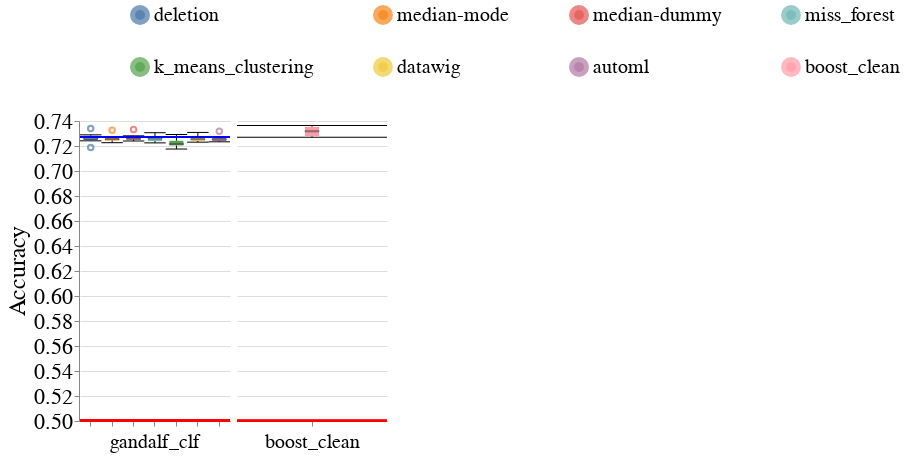

The cell this chart's notebook holds for it:
### Markdown cell above
### Overall Metrics

### Code cell
create_box_plots_for_diff_imputers_and_models(dataset_name=DATASET_NAME,
                                              metric_name='accuracy',
                                              db_client=db_client)

### Figure 1 — Vega-Lite specification as saved in the notebook (floating-point values rounded to 4 significant figures)
{"config": {"view": {"continuousWidth": 400, "continuousHeight": 300, "stroke": null}, "axis": {"labelFontSize": 22, "labelFontWeight": "normal", "titleFontSize": 24, "titleFontWeight": "normal"}, "facet": {"spacing": 5}, "header": {"labelFontSize": 20, "labelOrient": "bottom", "labelPadding": 5, "titleFontSize": 24}, "legend": {"columns": 4, "direction": "horizontal", "labelFontSize": 20, "labelLimit": 400, "orient": "top", "symbolOffset": 50, "symbolStrokeWidth": 10, "titleAnchor": "middle", "titleFontSize": 22, "titleLimit": 300}, "title": {"fontSize": 24}}, "data": {"name": "data-528163ddb25bdb7947feda4a0929ac95"}, "facet": {"column": {"field": "Model_Name", "sort": ["dt_clf", "lr_clf", "lgbm_clf", "rf_clf", "mlp_clf"], "title": null, "type": "nominal"}}, "spec": {"layer": [{"mark": {"type": "boxplot", "median": {"stroke": "black", "strokeWidth": 0.7}, "ticks": true}, "encoding": {"color": {"field": "Null_Imputer_Name", "sort": ["deletion", "median-mode", "median-dummy", "miss_forest", "k_means_clustering", "datawig", "automl", "boost_clean"], "title": null, "type": "nominal"}, "x": {"axis": {"labels": false}, "field": "Null_Imputer_Name", "sort": ["deletion", "median-mode", "median-dummy", "miss_forest", "k_means_clustering", "datawig", "automl", "boost_clean"], "title": null, "type": "nominal"}, "y": {"field": "Metric_Value", "scale": {"zero": false}, "title": "Accuracy", "type": "quantitative"}}}, {"mark": "rule", "encoding": {"color": {"value": "blue"}, "size": {"value": 2}, "y": {"field": "Baseline_Median", "type": "quantitative"}}}, {"mark": "rule", "encoding": {"color": {"value": "red"}, "size": {"value": 2}, "y": {"field": "Base_Rate", "type": "quantitative"}}}], "width": 150}, "resolve": {"scale": {"x": "independent"}}, "$schema": "https://vega.github.io/schema/vega-lite/v4.17.0.json", "datasets": {"data-528163ddb25bdb7947feda4a0929ac95": [{"Dataset_Name": "heart", "Null_Imputer_Name": "deletion", "Evaluation_Scenario": "mixed_exp", "Virny_Random_State": 400, "Model_Name": "gandalf_clf", "Subgroup": "overall", "Metric": "Accuracy", "Metric_Value": 0.7289, "Test_Set_Index": 0, "Baseline_Median": 0.7271, "Base_Rate": 0.5003}, {"Dataset_Name": "heart", "Null_Imputer_Name": "datawig", "Evaluation_Scenario": "mixed_exp", "Virny_Random_State": 500, "Model_Name": "gandalf_clf", "Subgroup": "overall", "Metric": "Accuracy", "Metric_Value": 0.7309, "Test_Set_Index": 0, "Baseline_Median": 0.7271, "Base_Rate": 0.5003}, {"Dataset_Name": "heart", "Null_Imputer_Name": "deletion", "Evaluation_Scenario": "mixed_exp", "Virny_Random_State": 100, "Model_Name": "gandalf_clf", "Subgroup": "overall", "Metric": "Accuracy", "Metric_Value": 0.7241, "Test_Set_Index": 0, "Baseline_Median": 0.7271, "Base_Rate": 0.5003}, {"Dataset_Name": "heart", "Null_Imputer_Name": "datawig", "Evaluation_Scenario": "mixed_exp", "Virny_Random_State": 300, "Model_Name": "gandalf_clf", "Subgroup": "overall", "Metric": "Accuracy", "Metric_Value": 0.7258, "Test_Set_Index": 0, "Baseline_Median": 0.7271, "Base_Rate": 0.5003}, {"Dataset_Name": "heart", "Null_Imputer_Name": "datawig", "Evaluation_Scenario": "mixed_exp", "Virny_Random_State": 200, "Model_Name": "gandalf_clf", "Subgroup": "overall", "Metric": "Accuracy", "Metric_Value": 0.7272, "Test_Set_Index": 0, "Baseline_Median": 0.7271, "Base_Rate": 0.5003}, {"Dataset_Name": "heart", "Null_Imputer_Name": "datawig", "Evaluation_Scenario": "mixed_exp", "Virny_Random_State": 400, "Model_Name": "gandalf_clf", "Subgroup": "overall", "Metric": "Accuracy", "Metric_Value": 0.7251, "Test_Set_Index": 0, "Baseline_Median": 0.7271, "Base_Rate": 0.5003}, {"Dataset_Name": "heart", "Null_Imputer_Name": "datawig", "Evaluation_Scenario": "mixed_exp", "Virny_Random_State": 100, "Model_Name": "gandalf_clf", "Subgroup": "overall", "Metric": "Accuracy", "Metric_Value": 0.7231, "Test_Set_Index": 0, "Baseline_Median": 0.7271, "Base_Rate": 0.5003}, {"Dataset_Name": "heart", "Null_Imputer_Name": "deletion", "Evaluation_Scenario": "mixed_exp", "Virny_Random_State": 500, "Model_Name": "gandalf_clf", "Subgroup": "overall", "Metric": "Accuracy", "Metric_Value": 0.734, "Test_Set_Index": 0, "Baseline_Median": 0.7271, "Base_Rate": 0.5003}, {"Dataset_Name": "heart", "Null_Imputer_Name": "k_means_clustering", "Evaluation_Scenario": "mixed_exp", "Virny_Random_State": 200, "Model_Name": "gandalf_clf", "Subgroup": "overall", "Metric": "Accuracy", "Metric_Value": 0.725, "Test_Set_Index": 0, "Baseline_Median": 0.7271, "Base_Rate": 0.5003}, {"Dataset_Name": "heart", "Null_Imputer_Name": "automl", "Evaluation_Scenario": "mixed_exp", "Virny_Random_State": 200, "Model_Name": "gandalf_clf", "Subgroup": "overall", "Metric": "Accuracy", "Metric_Value": 0.7271, "Test_Set_Index": 0, "Baseline_Median": 0.7271, "Base_Rate": 0.5003}, {"Dataset_Name": "heart", "Null_Imputer_Name": "median-dummy", "Evaluation_Scenario": "mixed_exp", "Virny_Random_State": 100, "Model_Name": "gandalf_clf", "Subgroup": "overall", "Metric": "Accuracy", "Metric_Value": 0.724, "Test_Set_Index": 0, "Baseline_Median": 0.7271, "Base_Rate": 0.5003}, {"Dataset_Name": "heart", "Null_Imputer_Name": "miss_forest", "Evaluation_Scenario": "mixed_exp", "Virny_Random_State": 500, "Model_Name": "gandalf_clf", "Subgroup": "overall", "Metric": "Accuracy", "Metric_Value": 0.7306, "Test_Set_Index": 0, "Baseline_Median": 0.7271, "Base_Rate": 0.5003}, {"Dataset_Name": "heart", "Null_Imputer_Name": "automl", "Evaluation_Scenario": "mixed_exp", "Virny_Random_State": 300, "Model_Name": "gandalf_clf", "Subgroup": "overall", "Metric": "Accuracy", "Metric_Value": 0.7256, "Test_Set_Index": 0, "Baseline_Median": 0.7271, "Base_Rate": 0.5003}, {"Dataset_Name": "heart", "Null_Imputer_Name": "miss_forest", "Evaluation_Scenario": "mixed_exp", "Virny_Random_State": 100, "Model_Name": "gandalf_clf", "Subgroup": "overall", "Metric": "Accuracy", "Metric_Value": 0.7225, "Test_Set_Index": 0, "Baseline_Median": 0.7271, "Base_Rate": 0.5003}, {"Dataset_Name": "heart", "Null_Imputer_Name": "k_means_clustering", "Evaluation_Scenario": "mixed_exp", "Virny_Random_State": 300, "Model_Name": "gandalf_clf", "Subgroup": "overall", "Metric": "Accuracy", "Metric_Value": 0.7201, "Test_Set_Index": 0, "Baseline_Median": 0.7271, "Base_Rate": 0.5003}, {"Dataset_Name": "heart", "Null_Imputer_Name": "automl", "Evaluation_Scenario": "mixed_exp", "Virny_Random_State": 600, "Model_Name": "gandalf_clf", "Subgroup": "overall", "Metric": "Accuracy", "Metric_Value": 0.7236, "Test_Set_Index": 0, "Baseline_Median": 0.7271, "Base_Rate": 0.5003}, {"Dataset_Name": "heart", "Null_Imputer_Name": "miss_forest", "Evaluation_Scenario": "mixed_exp", "Virny_Random_State": 300, "Model_Name": "gandalf_clf", "Subgroup": "overall", "Metric": "Accuracy", "Metric_Value": 0.7261, "Test_Set_Index": 0, "Baseline_Median": 0.7271, "Base_Rate": 0.5003}, {"Dataset_Name": "heart", "Null_Imputer_Name": "median-dummy", "Evaluation_Scenario": "mixed_exp", "Virny_Random_State": 300, "Model_Name": "gandalf_clf", "Subgroup": "overall", "Metric": "Accuracy", "Metric_Value": 0.7254, "Test_Set_Index": 0, "Baseline_Median": 0.7271, "Base_Rate": 0.5003}, {"Dataset_Name": "heart", "Null_Imputer_Name": "median-mode", "Evaluation_Scenario": "mixed_exp", "Virny_Random_State": 100, "Model_Name": "gandalf_clf", "Subgroup": "overall", "Metric": "Accuracy", "Metric_Value": 0.7226, "Test_Set_Index": 0, "Baseline_Median": 0.7271, "Base_Rate": 0.5003}, {"Dataset_Name": "heart", "Null_Imputer_Name": "median-mode", "Evaluation_Scenario": "mixed_exp", "Virny_Random_State": 400, "Model_Name": "gandalf_clf", "Subgroup": "overall", "Metric": "Accuracy", "Metric_Value": 0.7251, "Test_Set_Index": 0, "Baseline_Median": 0.7271, "Base_Rate": 0.5003}, {"Dataset_Name": "heart", "Null_Imputer_Name": "median-dummy", "Evaluation_Scenario": "mixed_exp", "Virny_Random_State": 500, "Model_Name": "gandalf_clf", "Subgroup": "overall", "Metric": "Accuracy", "Metric_Value": 0.7331, "Test_Set_Index": 0, "Baseline_Median": 0.7271, "Base_Rate": 0.5003}, {"Dataset_Name": "heart", "Null_Imputer_Name": "median-dummy", "Evaluation_Scenario": "mixed_exp", "Virny_Random_State": 200, "Model_Name": "gandalf_clf", "Subgroup": "overall", "Metric": "Accuracy", "Metric_Value": 0.726, "Test_Set_Index": 0, "Baseline_Median": 0.7271, "Base_Rate": 0.5003}, {"Dataset_Name": "heart", "Null_Imputer_Name": "deletion", "Evaluation_Scenario": "mixed_exp", "Virny_Random_State": 200, "Model_Name": "gandalf_clf", "Subgroup": "overall", "Metric": "Accuracy", "Metric_Value": 0.7259, "Test_Set_Index": 0, "Baseline_Median": 0.7271, "Base_Rate": 0.5003}, {"Dataset_Name": "heart", "Null_Imputer_Name": "median-mode", "Evaluation_Scenario": "mixed_exp", "Virny_Random_State": 600, "Model_Name": "gandalf_clf", "Subgroup": "overall", "Metric": "Accuracy", "Metric_Value": 0.7243, "Test_Set_Index": 0, "Baseline_Median": 0.7271, "Base_Rate": 0.5003}, {"Dataset_Name": "heart", "Null_Imputer_Name": "k_means_clustering", "Evaluation_Scenario": "mixed_exp", "Virny_Random_State": 400, "Model_Name": "gandalf_clf", "Subgroup": "overall", "Metric": "Accuracy", "Metric_Value": 0.7216, "Test_Set_Index": 0, "Baseline_Median": 0.7271, "Base_Rate": 0.5003}, {"Dataset_Name": "heart", "Null_Imputer_Name": "median-mode", "Evaluation_Scenario": "mixed_exp", "Virny_Random_State": 300, "Model_Name": "gandalf_clf", "Subgroup": "overall", "Metric": "Accuracy", "Metric_Value": 0.7258, "Test_Set_Index": 0, "Baseline_Median": 0.7271, "Base_Rate": 0.5003}, {"Dataset_Name": "heart", "Null_Imputer_Name": "median-dummy", "Evaluation_Scenario": "mixed_exp", "Virny_Random_State": 400, "Model_Name": "gandalf_clf", "Subgroup": "overall", "Metric": "Accuracy", "Metric_Value": 0.7281, "Test_Set_Index": 0, "Baseline_Median": 0.7271, "Base_Rate": 0.5003}, {"Dataset_Name": "heart", "Null_Imputer_Name": "median-mode", "Evaluation_Scenario": "mixed_exp", "Virny_Random_State": 500, "Model_Name": "gandalf_clf", "Subgroup": "overall", "Metric": "Accuracy", "Metric_Value": 0.7326, "Test_Set_Index": 0, "Baseline_Median": 0.7271, "Base_Rate": 0.5003}, {"Dataset_Name": "heart", "Null_Imputer_Name": "datawig", "Evaluation_Scenario": "mixed_exp", "Virny_Random_State": 600, "Model_Name": "gandalf_clf", "Subgroup": "overall", "Metric": "Accuracy", "Metric_Value": 0.7239, "Test_Set_Index": 0, "Baseline_Median": 0.7271, "Base_Rate": 0.5003}, {"Dataset_Name": "heart", "Null_Imputer_Name": "k_means_clustering", "Evaluation_Scenario": "mixed_exp", "Virny_Random_State": 500, "Model_Name": "gandalf_clf", "Subgroup": "overall", "Metric": "Accuracy", "Metric_Value": 0.7292, "Test_Set_Index": 0, "Baseline_Median": 0.7271, "Base_Rate": 0.5003}, {"Dataset_Name": "heart", "Null_Imputer_Name": "k_means_clustering", "Evaluation_Scenario": "mixed_exp", "Virny_Random_State": 600, "Model_Name": "gandalf_clf", "Subgroup": "overall", "Metric": "Accuracy", "Metric_Value": 0.7176, "Test_Set_Index": 0, "Baseline_Median": 0.7271, "Base_Rate": 0.5003}, {"Dataset_Name": "heart", "Null_Imputer_Name": "automl", "Evaluation_Scenario": "mixed_exp", "Virny_Random_State": 100, "Model_Name": "gandalf_clf", "Subgroup": "overall", "Metric": "Accuracy", "Metric_Value": 0.7234, "Test_Set_Index": 0, "Baseline_Median": 0.7271, "Base_Rate": 0.5003}, {"Dataset_Name": "heart", "Null_Imputer_Name": "automl", "Evaluation_Scenario": "mixed_exp", "Virny_Random_State": 400, "Model_Name": "gandalf_clf", "Subgroup": "overall", "Metric": "Accuracy", "Metric_Value": 0.7251, "Test_Set_Index": 0, "Baseline_Median": 0.7271, "Base_Rate": 0.5003}, {"Dataset_Name": "heart", "Null_Imputer_Name": "k_means_clustering", "Evaluation_Scenario": "mixed_exp", "Virny_Random_State": 100, "Model_Name": "gandalf_clf", "Subgroup": "overall", "Metric": "Accuracy", "Metric_Value": 0.7215, "Test_Set_Index": 0, "Baseline_Median": 0.7271, "Base_Rate": 0.5003}, {"Dataset_Name": "heart", "Null_Imputer_Name": "median-mode", "Evaluation_Scenario": "mixed_exp", "Virny_Random_State": 200, "Model_Name": "gandalf_clf", "Subgroup": "overall", "Metric": "Accuracy", "Metric_Value": 0.7271, "Test_Set_Index": 0, "Baseline_Median": 0.7271, "Base_Rate": 0.5003}, {"Dataset_Name": "heart", "Null_Imputer_Name": "median-dummy", "Evaluation_Scenario": "mixed_exp", "Virny_Random_State": 600, "Model_Name": "gandalf_clf", "Subgroup": "overall", "Metric": "Accuracy", "Metric_Value": 0.7251, "Test_Set_Index": 0, "Baseline_Median": 0.7271, "Base_Rate": 0.5003}, {"Dataset_Name": "heart", "Null_Imputer_Name": "deletion", "Evaluation_Scenario": "mixed_exp", "Virny_Random_State": 300, "Model_Name": "gandalf_clf", "Subgroup": "overall", "Metric": "Accuracy", "Metric_Value": 0.7189, "Test_Set_Index": 0, "Baseline_Median": 0.7271, "Base_Rate": 0.5003}, {"Dataset_Name": "heart", "Null_Imputer_Name": "deletion", "Evaluation_Scenario": "mixed_exp", "Virny_Random_State": 600, "Model_Name": "gandalf_clf", "Subgroup": "overall", "Metric": "Accuracy", "Metric_Value": 0.7261, "Test_Set_Index": 0, "Baseline_Median": 0.7271, "Base_Rate": 0.5003}, {"Dataset_Name": "heart", "Null_Imputer_Name": "miss_forest", "Evaluation_Scenario": "mixed_exp", "Virny_Random_State": 200, "Model_Name": "gandalf_clf", "Subgroup": "overall", "Metric": "Accuracy", "Metric_Value": 0.7274, "Test_Set_Index": 0, "Baseline_Median": 0.7271, "Base_Rate": 0.5003}, {"Dataset_Name": "heart", "Null_Imputer_Name": "miss_forest", "Evaluation_Scenario": "mixed_exp", "Virny_Random_State": 600, "Model_Name": "gandalf_clf", "Subgroup": "overall", "Metric": "Accuracy", "Metric_Value": 0.7232, "Test_Set_Index": 0, "Baseline_Median": 0.7271, "Base_Rate": 0.5003}, {"Dataset_Name": "heart", "Null_Imputer_Name": "miss_forest", "Evaluation_Scenario": "mixed_exp", "Virny_Random_State": 400, "Model_Name": "gandalf_clf", "Subgroup": "overall", "Metric": "Accuracy", "Metric_Value": 0.7262, "Test_Set_Index": 0, "Baseline_Median": 0.7271, "Base_Rate": 0.5003}, {"Dataset_Name": "heart", "Null_Imputer_Name": "boost_clean", "Evaluation_Scenario": "mixed_exp", "Virny_Random_State": 100, "Model_Name": "boost_clean", "Subgroup": "overall", "Metric": "Accuracy", "Metric_Value": 0.7269, "Test_Set_Index": 0, "Baseline_Median": null, "Base_Rate": 0.5003}, {"Dataset_Name": "heart", "Null_Imputer_Name": "boost_clean", "Evaluation_Scenario": "mixed_exp", "Virny_Random_State": 200, "Model_Name": "boost_clean", "Subgroup": "overall", "Metric": "Accuracy", "Metric_Value": 0.7293, "Test_Set_Index": 0, "Baseline_Median": null, "Base_Rate": 0.5003}, {"Dataset_Name": "heart", "Null_Imputer_Name": "boost_clean", "Evaluation_Scenario": "mixed_exp", "Virny_Random_State": 500, "Model_Name": "boost_clean", "Subgroup": "overall", "Metric": "Accuracy", "Metric_Value": 0.7356, "Test_Set_Index": 0, "Baseline_Median": null, "Base_Rate": 0.5003}, {"Dataset_Name": "heart", "Null_Imputer_Name": "boost_clean", "Evaluation_Scenario": "mixed_exp", "Virny_Random_State": 300, "Model_Name": "boost_clean", "Subgroup": "overall", "Metric": "Accuracy", "Metric_Value": 0.7343, "Test_Set_Index": 0, "Baseline_Median": null, "Base_Rate": 0.5003}, {"Dataset_Name": "heart", "Null_Imputer_Name": "boost_clean", "Evaluation_Scenario": "mixed_exp", "Virny_Random_State": 600, "Model_Name": "boost_clean", "Subgroup": "overall", "Metric": "Accuracy", "Metric_Value": 0.7274, "Test_Set_Index": 0, "Baseline_Median": null, "Base_Rate": 0.5003}, {"Dataset_Name": "heart", "Null_Imputer_Name": "boost_clean", "Evaluation_Scenario": "mixed_exp", "Virny_Random_State": 400, "Model_Name": "boost_clean", "Subgroup": "overall", "Metric": "Accuracy", "Metric_Value": 0.7364, "Test_Set_Index": 0, "Baseline_Median": null, "Base_Rate": 0.5003}, {"Dataset_Name": "heart", "Null_Imputer_Name": "automl", "Evaluation_Scenario": "mixed_exp", "Virny_Random_State": 500, "Model_Name": "gandalf_clf", "Subgroup": "overall", "Metric": "Accuracy", "Metric_Value": 0.7319, "Test_Set_Index": 0, "Baseline_Median": 0.7271, "Base_Rate": 0.5003}]}}
